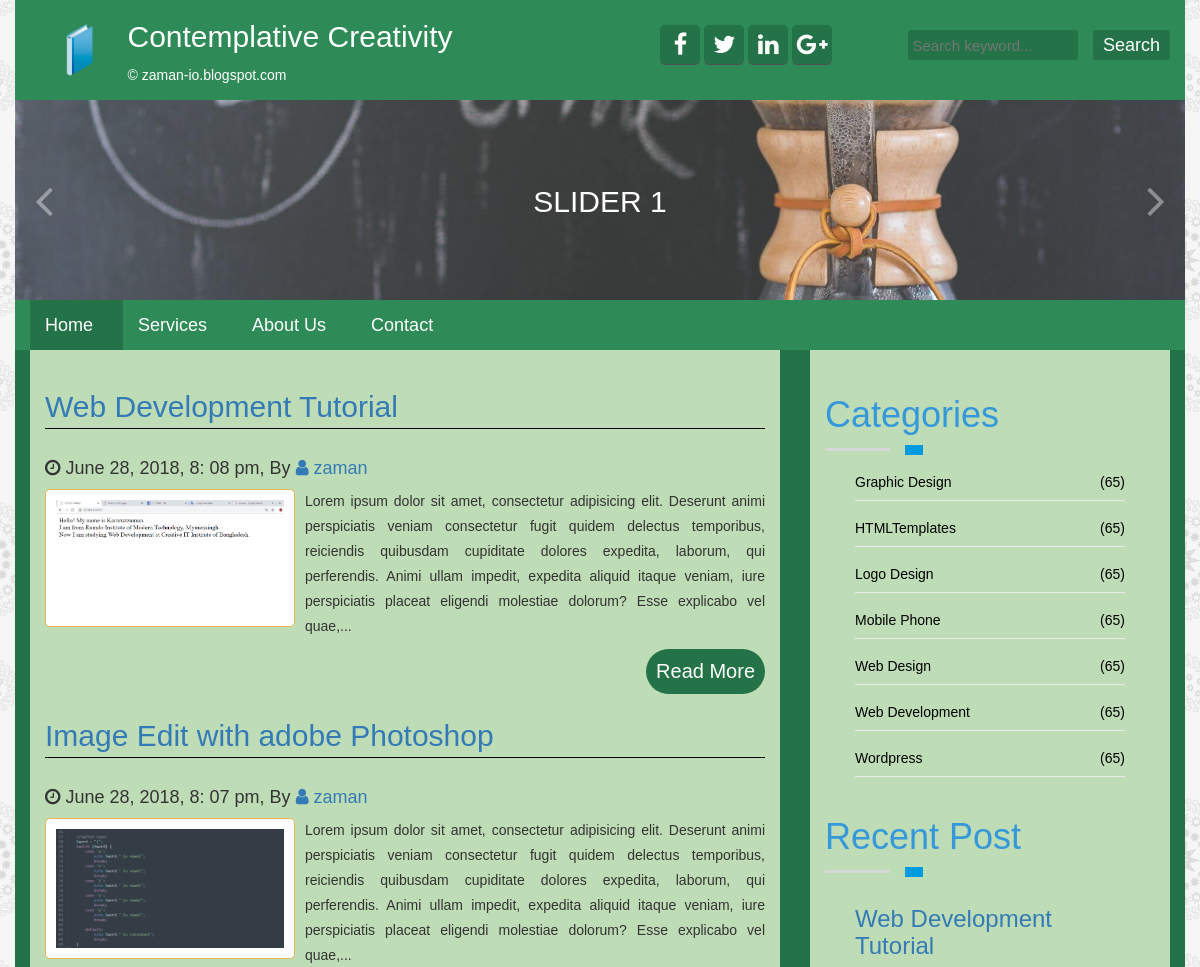
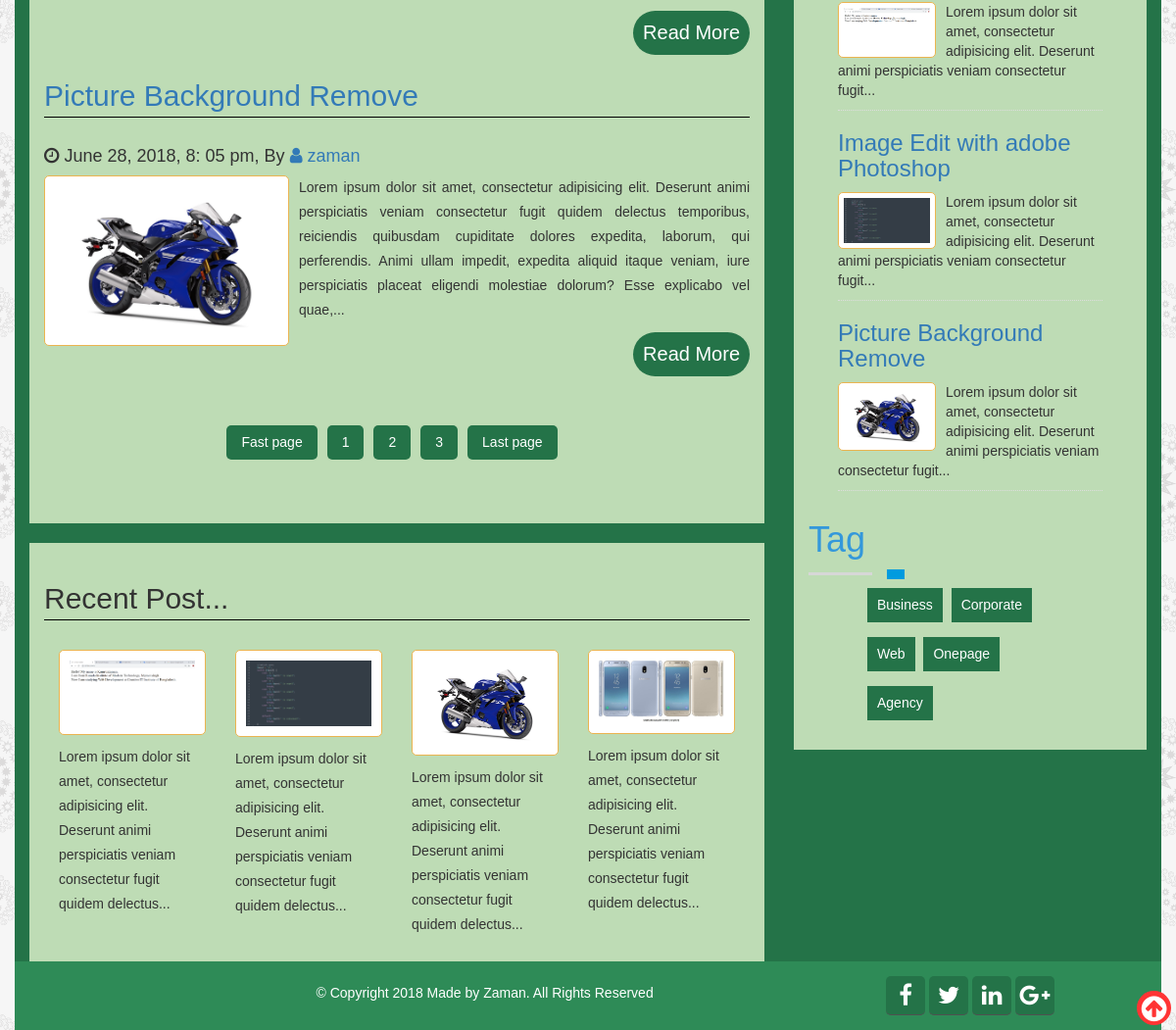
The page / on the database its author committed (2 pictures, top to bottom).
### tables this page shows
CREATE TABLE `sitetitle_table` (
  `id` int(11) NOT NULL DEFAULT '1',
  `title` varchar(255) NOT NULL,
  `slogan` varchar(255) NOT NULL,
  `logo` varchar(255) NOT NULL
);

CREATE TABLE `social_table` (
  `id` int(11) NOT NULL DEFAULT '1',
  `facebook` varchar(255) NOT NULL,
  `twitter` varchar(255) NOT NULL,
  `linkedin` varchar(255) NOT NULL,
  `google` varchar(255) NOT NULL
);

CREATE TABLE `page_table` (
  `id` int(11) NOT NULL,
  `name` varchar(255) NOT NULL,
  `pagebody` text NOT NULL
);

CREATE TABLE `post_table` (
  `id` int(11) NOT NULL,
  `cat` int(11) NOT NULL,
  `title` varchar(255) NOT NULL,
  `body` text NOT NULL,
  `image` varchar(255) NOT NULL,
  `author` varchar(50) NOT NULL,
  `tags` varchar(255) NOT NULL,
  `date` timestamp NOT NULL DEFAULT CURRENT_TIMESTAMP,
  `userid` varchar(255) NOT NULL
);

CREATE TABLE `category_table` (
  `id` int(11) NOT NULL,
  `name` varchar(55) NOT NULL
);

CREATE TABLE `footer_table` (
  `id` int(11) NOT NULL DEFAULT '1',
  `note` varchar(255) NOT NULL
);

### index.php (the view, shortened to what the rows shown need)
<?php include "inc/header.php";?>
<section class="contane-area">
    <div class="container container-bg">
        <div class="row">
            <div class="col-md-8">
                <div class="post-area container-inner-bg">
                    <?php
                        $par_page = 3;
                        if (isset($_GET['page'])) {
                            $page = $_GET['page'];
                        }
                        else{
                            $page = 1;
                        }
                        $start_page = ($page-1) * $par_page;
                    ?>
                    <?php
                        $query = "SELECT * FROM post_table ORDER BY id DESC LIMIT $start_page, $par_page";
                        $post = $db->readData($query);
                        if ($post) {
                            while ($results = $post->fetch_assoc()) {
                    ?>
                    <div class="main-post">
                        <h2><a href="readpost.php?postid=<?php echo $results['id']; ?>"><?php echo $results['title']; ?></a></h2>
                        <h4><i class="fa fa-clock-o" aria-hidden="true"></i> <?php echo $Helpers->FormatDate($results['date']); ?>, By <a href="#"><i class="fa fa-user" aria-hidden="true"></i> <?php echo $results['author']; ?></a></h4>
                        <?php
                            if($results['image']) {
                        ?>
                        <a href="readpost.php?postid=<?php echo $results['id']; ?>">
                            <img src="admin/<?php echo $results['image']; ?>" alt="post image"/>
                        </a>
                        <?php } ?>
                        <p>
                            <?php echo $Helpers->textShorten($results['body'], 350); ?>
                        </p>
                        <div class="readmore">
                            <a class="read-more" href="readpost.php?postid=<?php echo $results['id']; ?>">Read More</a>
                        </div>
                    </div>
                    <?php } ?>
                    <?php } else{ echo "<div class='alert alert-warning'>No Post Avaliable In This Time....!!</div>"; } ?>
                </div>
                <div class="related-post container-inner-bg">
                    <h2>Recent Post...</h2>
                    <?php
                        $query = "SELECT * FROM post_table ORDER BY id DESC LIMIT 4";
                        $post = $db->readData($query);
                        if ($post) {
                            while ($results = $post->fetch_assoc()) {
                    ?>
                    <div class="rel-post col-md-3">
                        <?php
                            if($results['image']) {
                        ?>
                        <a href="readpost.php?postid=<?php echo $results['id']; ?>">
                            <img src="admin/<?php echo $results['image']; ?>" alt="post image"/>
                        </a>
                        <?php } ?>
                        <div class="post-contane">
                            <p>
                                <?php echo $Helpers->textShorten($results['body'], 132); ?>
                            </p>
                        </div>
                    </div>
                    <?php } }else{ echo "<div class='alert alert-warning'>No Post Avaliable In This Time....!!</div>"; } ?>
                </div>
            </div>
            <?php include "inc/sidebar.php"; ?>
        </div>
    </div>
</section>
<?php include "inc/footer.php";?>

### inc/header.php (shortened to what the rows shown need)
<?php include "lib/Database.php";?>
<?php include "lib/Helpers.php";?>
<?php
    $db = new Database();
    $Helpers = new Helpers();
?>
<!DOCTYPE html>
<html lang="en">
<head>
    <link rel="stylesheet" href="assets/css/bootstrap.css">
    <link rel="stylesheet" href="assets/css/font-awesome.css">
    <link rel="stylesheet" href="style.css">
    <?php
        $query = "SELECT * FROM theme_table WHERE id = '1'";
        $theme = $db->readData($query);
        if ($theme) {
            $result = $theme->fetch_assoc();
            if ($result['name'] == 'Teal') {
    ?>
    <link rel="stylesheet" href="assets/theme/teal.css">
    <?php }elseif($result['name'] == 'Green'){ ?>
    <link rel="stylesheet" href="assets/theme/green.css">
    <?php }elseif($result['name'] == 'Brown'){?>
    <link rel="stylesheet" href="assets/theme/brown.css">
    <?php } }else{ ?>
    <link rel="stylesheet" href="style.css">
    <?php } ?>
    <link rel="stylesheet" href="assets/css/responsive.css">
</head>
<body>
    <section class="header-area">
        <div class="container header-bg">
            <div class="row">
                <?php
                    $query = "SELECT * FROM sitetitle_table";
                    $siteinfo = $db->readData($query);
                    if ($siteinfo) {
                        while ($result = $siteinfo->fetch_assoc()) {
                ?>
                <div class="col-md-1">
                    <div class="logo-img">
                        <a href="index.php"><img src="admin/<?php echo $result['logo'] ?>" alt="logo"></a>
                    </div>
                </div>
                <div class="col-md-5">
                    <div class="site-title">
                        <h2>
                            <?php echo $result['title'] ?>
                        </h2>
                        <p>&copy;
                            <?php echo $result['slogan'] ?>
                        </p>
                    </div>
                </div>
                <?php } } ?>
                <div class="col-md-3">
                    <?php
                        $query = "SELECT * FROM social_table";
                        $sociallink = $db->readData($query);
                        if ($sociallink) {
                            while ($result = $sociallink->fetch_assoc()) {
                    ?>
                    <div class="social-icon text-center">
                        <a href="<?php echo $result['facebook']; ?>" id="social-link" target="_blank"><i class="fa fa-facebook" aria-hidden="true"></i></a>
                        <a href="<?php echo $result['twitter']; ?>" id="social-link" target="_blank"><i class="fa fa-twitter" aria-hidden="true"></i></a>
                        <a href="<?php echo $result['linkedin']; ?>" id="social-link" target="_blank"><i class="fa fa-linkedin" aria-hidden="true"></i></a>
                        <a href="<?php echo $result['google']; ?>" id="social-link" target="_blank"><i class="fa fa-google-plus" aria-hidden="true"></i></a>
                    </div>
                   <?php } } ?>
                </div>
            </div>
        </div>
    </section>
    <section class="slider-area">
        <div class="container">
            <div class="row">
                <div id="slider-carousel" class="carousel slide" data-ride="carousel">
                    <div class="carousel-inner" role="listbox">
                        <div class="item active">
                            <div class="banner-area slider-bg1">
                                <div class="slider-text text-center">
                                    <h2>SLIDER 1</h2>
                                </div>
                            </div>
                        </div>
                    </div>
                </div>
            </div>
        </div>
    </section>
    <section class="menu-area">
        <div class="container menu-bg">
            <div class="row">
                <div class="col-md-12">
                    <div class="main-manu">
                        <ul class="nav navbar-nav">
                            <?php
                                $query = "SELECT * FROM page_table";
                                $page = $db->readData($query);
                                if ($page) {
                                    while ($result = $page->fetch_assoc()) {
                            ?>
                            <li <?php if (isset($_GET[ 'page']) && $_GET[ 'page'] == $result[ 'id']) { echo "class='active'"; } ?>
                                >
                                <a href="page.php?page=<?php echo $result['id']; ?>">
                                    <?php echo $result['name']; ?>
                                </a>
                            </li>
                            <?php } } ?>
                        </ul>
                    </div>
                </div>
            </div>
        </div>
    </section>

### inc/sidebar.php (shortened to what the rows shown need)
<div class="col-md-4">
    <div class="sideber-area container-inner-bg">
        <div class="blog-post">
            <div class="sidebar-p">
                <h1 class="section-title">Categories</h1>
                <div class="row">
                    <div class="col-md-10 col-md-offset-1">
                        <div class="articles-post">
                            <?php
                                $query = "SELECT * FROM category_table ORDER BY name ASC";
                                $categories = $db->readData($query);
                                if ($categories) {
                                    while ($results = $categories->fetch_assoc()) {
                            ?>
                            <ul class="articles-link">
                                <li><a href="posts.php?categories=<?php echo $results['id']; ?>"><?php echo $results['name']; ?><span class="floatright">(65)</span></a></li>
                            </ul>
                            <?php } } else{ ?>
                            <ul class="articles-link">
                                <li><div class="alert alert-warning">No Categories</div></li>
                            </ul>
                            <?php } ?>
                        </div>
                    </div>
                </div>
            </div>
            <div class="sidebar-p">
                <h1 class="section-title">Recent Post</h1>
                <div class="row">
                    <div class="col-md-10 col-md-offset-1">
                        <?php
                        $query = "SELECT * FROM post_table ORDER BY id DESC LIMIT 3 ";
                        $recentpost = $db->readData($query);
                            if ($recentpost) {
                                while ($results = $recentpost->fetch_assoc()) {
                        ?>
                        <div class="recent-articles">
                            <h3><a href="readpost.php?postid=<?php echo $results['id']; ?>"><?php echo $results['title']; ?></a></h3>
                            <?php
                                if($results['image']) {
                            ?>
                            <a href="readpost.php?postid=<?php echo $results['id']; ?>">
                                <img src="admin/<?php echo $results['image']; ?>" alt="post image"/>
                            </a>
                            <?php } ?>
                            <p><?php echo $Helpers->textShorten($results['body'], 120); ?></p>
                        </div>
                        <?php } }else{ echo "<div class='alert alert-warning'>No Post Avaliable In This Time....!!</div>"; } ?>
                    </div>
                </div>
            </div>
            <div class="sidebar-p">
                <h1 class="section-title">Tag</h1>
            </div>
        </div>
    </div>
</div>

### inc/footer.php (shortened to what the rows shown need)
        <section class="footer-area">
            <div class="container footer-bg">
                <div class="row">
                    <div class="col-md-5 col-md-offset-3">
                        <div class="footer-text">
                            <?php
                                $query = "SELECT * FROM footer_table";
                                $copyright = $db->readData($query);
                                if ($copyright) {
                                    while ($result = $copyright->fetch_assoc()) {
                            ?>
                            <p>&copy; <?php echo $result['note']; ?></p>
                            <?php } } ?>
                        </div>
                    </div>
                    <div class="col-md-4">
                        <?php
                            $query = "SELECT * FROM social_table";
                            $sociallink = $db->readData($query);
                            if ($sociallink) {
                                while ($result = $sociallink->fetch_assoc()) {
                        ?>
                        <div class="footer-social text-center">
                            <a href="<?php echo $result['facebook']; ?>" id="social-link" target="_blank"><i class="fa fa-facebook" aria-hidden="true"></i></a>
                            <a href="<?php echo $result['twitter']; ?>" id="social-link" target="_blank"><i class="fa fa-twitter" aria-hidden="true"></i></a>
                            <a href="<?php echo $result['linkedin']; ?>" id="social-link" target="_blank"><i class="fa fa-linkedin" aria-hidden="true"></i></a>
                            <a href="<?php echo $result['google']; ?>" id="social-link" target="_blank"><i class="fa fa-google-plus" aria-hidden="true"></i></a>
                        </div>
                        <?php } } ?>
                    </div>
                </div>
            </div>
        </section>
    </body>
</html>

### rows shown on the page
sitetitle_table: logo (picture), title "Contemplative Creativity", slogan "zaman-io.blogspot.com"
page_table: name "Services"
page_table: name "About Us"
post_table: title "Web Development Tutorial", date "June 28, 2018, 8: 08 pm", author "zaman", image (picture), body "Lorem ipsum dolor sit amet, consectetur adipisicing elit. Deserunt animi perspiciatis veniam consectetur fugit quidem delectus temporibus, reiciendis quibusdam cupiditate dolores expedita, laborum, qui perferendis. Animi ullam impedit, expedita aliquid itaque veniam, iure perspiciatis placeat eligendi molestiae dolorum? Esse explicabo vel quae,...", body "Lorem ipsum dolor sit amet, consectetur adipisicing elit. Deserunt animi perspiciatis veniam consectetur fugit quidem delectus...", body "Lorem ipsum dolor sit amet, consectetur adipisicing elit. Deserunt animi perspiciatis veniam consectetur fugit..."
post_table: title "Image Edit with adobe Photoshop", date "June 28, 2018, 8: 07 pm", author "zaman", image (picture), body "Lorem ipsum dolor sit amet, consectetur adipisicing elit. Deserunt animi perspiciatis veniam consectetur fugit quidem delectus temporibus, reiciendis quibusdam cupiditate dolores expedita, laborum, qui perferendis. Animi ullam impedit, expedita aliquid itaque veniam, iure perspiciatis placeat eligendi molestiae dolorum? Esse explicabo vel quae,...", body "Lorem ipsum dolor sit amet, consectetur adipisicing elit. Deserunt animi perspiciatis veniam consectetur fugit quidem delectus...", body "Lorem ipsum dolor sit amet, consectetur adipisicing elit. Deserunt animi perspiciatis veniam consectetur fugit..."
post_table: title "Picture Background Remove", date "June 28, 2018, 8: 05 pm", author "zaman", image (picture), body "Lorem ipsum dolor sit amet, consectetur adipisicing elit. Deserunt animi perspiciatis veniam consectetur fugit quidem delectus temporibus, reiciendis quibusdam cupiditate dolores expedita, laborum, qui perferendis. Animi ullam impedit, expedita aliquid itaque veniam, iure perspiciatis placeat eligendi molestiae dolorum? Esse explicabo vel quae,...", body "Lorem ipsum dolor sit amet, consectetur adipisicing elit. Deserunt animi perspiciatis veniam consectetur fugit quidem delectus...", body "Lorem ipsum dolor sit amet, consectetur adipisicing elit. Deserunt animi perspiciatis veniam consectetur fugit..."
post_table: image (picture), body "Lorem ipsum dolor sit amet, consectetur adipisicing elit. Deserunt animi perspiciatis veniam consectetur fugit quidem delectus..."
category_table: name "Graphic Design"
category_table: name "HTMLTemplates"
category_table: name "Logo Design"
category_table: name "Mobile Phone"
category_table: name "Web Design"
category_table: name "Web Development"
category_table: name "Wordpress"
footer_table: note "Copyright 2018 Made by Zaman. All Rights Reserved"
